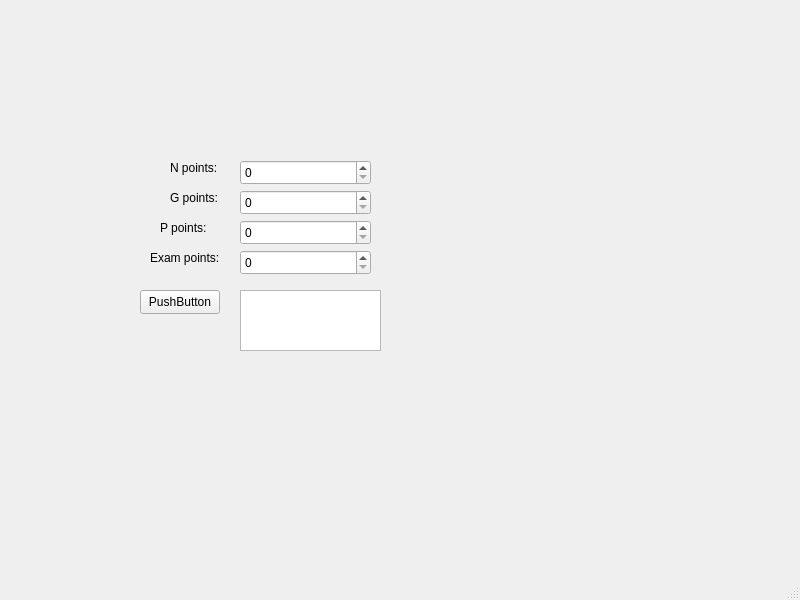
<?xml version="1.0" encoding="UTF-8"?>
<ui version="4.0">
 <class>MainWindow</class>
 <widget class="QMainWindow" name="MainWindow">
  <property name="geometry">
   <rect>
    <x>0</x>
    <y>0</y>
    <width>800</width>
    <height>600</height>
   </rect>
  </property>
  <property name="windowTitle">
   <string>MainWindow</string>
  </property>
  <widget class="QWidget" name="centralwidget">
   <widget class="QLabel" name="label">
    <property name="geometry">
     <rect>
      <x>170</x>
      <y>160</y>
      <width>61</width>
      <height>16</height>
     </rect>
    </property>
    <property name="text">
     <string>N points:</string>
    </property>
   </widget>
   <widget class="QLabel" name="label_2">
    <property name="geometry">
     <rect>
      <x>170</x>
      <y>190</y>
      <width>61</width>
      <height>16</height>
     </rect>
    </property>
    <property name="text">
     <string>G points:</string>
    </property>
   </widget>
   <widget class="QLabel" name="label_3">
    <property name="geometry">
     <rect>
      <x>160</x>
      <y>220</y>
      <width>61</width>
      <height>16</height>
     </rect>
    </property>
    <property name="text">
     <string>P points:</string>
    </property>
   </widget>
   <widget class="QLabel" name="label_4">
    <property name="geometry">
     <rect>
      <x>150</x>
      <y>250</y>
      <width>81</width>
      <height>16</height>
     </rect>
    </property>
    <property name="text">
     <string>Exam points:</string>
    </property>
   </widget>
   <widget class="QTextBrowser" name="textBrowser">
    <property name="geometry">
     <rect>
      <x>240</x>
      <y>290</y>
      <width>141</width>
      <height>61</height>
     </rect>
    </property>
   </widget>
   <widget class="QPushButton" name="countPushButton">
    <property name="geometry">
     <rect>
      <x>140</x>
      <y>290</y>
      <width>80</width>
      <height>24</height>
     </rect>
    </property>
    <property name="text">
     <string>PushButton</string>
    </property>
   </widget>
   <widget class="QSpinBox" name="spinBoxN">
    <property name="geometry">
     <rect>
      <x>240</x>
      <y>160</y>
      <width>131</width>
      <height>25</height>
     </rect>
    </property>
    <property name="maximum">
     <number>760</number>
    </property>
   </widget>
   <widget class="QSpinBox" name="spinBoxG">
    <property name="geometry">
     <rect>
      <x>240</x>
      <y>190</y>
      <width>131</width>
      <height>25</height>
     </rect>
    </property>
    <property name="maximum">
     <number>120</number>
    </property>
   </widget>
   <widget class="QSpinBox" name="spinBoxP">
    <property name="geometry">
     <rect>
      <x>240</x>
      <y>220</y>
      <width>131</width>
      <height>25</height>
     </rect>
    </property>
    <property name="maximum">
     <number>250</number>
    </property>
   </widget>
   <widget class="QSpinBox" name="spinBoxE">
    <property name="geometry">
     <rect>
      <x>240</x>
      <y>250</y>
      <width>131</width>
      <height>25</height>
     </rect>
    </property>
    <property name="maximum">
     <number>5</number>
    </property>
   </widget>
  </widget>
  <widget class="QMenuBar" name="menubar">
   <property name="geometry">
    <rect>
     <x>0</x>
     <y>0</y>
     <width>800</width>
     <height>21</height>
    </rect>
   </property>
  </widget>
  <widget class="QStatusBar" name="statusbar"/>
 </widget>
 <resources/>
 <connections/>
</ui>
